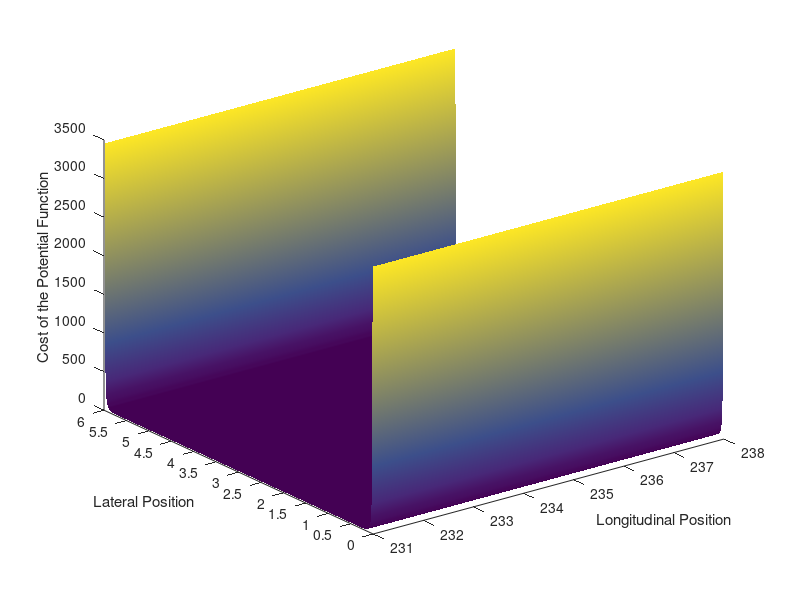

This figure's MATLAB source:
    clear all;
clc;
%% Data input (RL Potentail)

% decided that the global origin moved along the boundary of the right lane
% along with the HV (host vehicle).

n_lanes= 2; % number of lanes
size_lane = 3; % width of lane in meters
road_len= 1000;  % length of the road in meters
data_count= 500;
Y_var= linspace(0, 6, data_count);
X_var= linspace(231, 238, data_count);
for i= 1:n_lanes-1
    loc_lane_bound(i) = i*size_lane; % Y location of the lane internal boundaries (does not include the outer boundaries of the road)
end
loc_road_bound = [0 n_lanes*size_lane]; % Y values of the boundaries of the road
% Two different potentials are to be generated: a lane potential and a road potential for a straight road
U_lane_fin= zeros(length(Y_var),length(X_var)); % Matrix defined to store the lane potential values
U_road_fin= zeros(length(Y_var),length(X_var)); % Matrix defined to store the road potential values

%% Lane Potential
A_lane = 2; % the height of the lane divider potential
sig_lane = 0.3* size_lane; % determines how quickly the potential rises/falls and is proportional to the lane width
for i= 1:n_lanes-1
    for j= 1:length(Y_var)
        for k= 1:length(X_var)
            U_lane(i,j,k)= A_lane* exp(-((Y_var(j)- loc_lane_bound(i))^2/(2* sig_lane^2)));
        end
    end
end
for i=1:n_lanes-1
    U_lane_temp1= U_lane(i,:,:);
    U_lane_temp2= squeeze(U_lane_temp1);
    U_lane_fin= U_lane_fin+ U_lane_temp2;
end

% surf(X_var,Y_var,U_lane_fin);
% shading interp;

%% Road Potential
% eta= 1000;
% a= 2;
% b=100000;
eta= 1;
a= 1;
b=100;
for i= 1:length(loc_road_bound)
    for j= 1:length(Y_var)
        for k= 1:length(X_var)
            U_road(i,j,k)= 0.5* eta * (1/(Y_var(j)- loc_road_bound(i)))^2;
%             U_road(i,j,k)= b*(exp(a*(Y_var(j)-4.5))-a*(Y_var(j)-4.5)-1)+ 0.5* eta * (1/(Y_var(j)- loc_road_bound(i)))^2;
%             U_road(i,j,k)= b*(exp(-a*(Y_var(j)-1.5))+a*(Y_var(j)-1.5)-1)+ 0.5* eta * (1/(Y_var(j)- loc_road_bound(i)))^2;
%             U_obst(i,j,k)= 
        end
    end
end
for i=1:length(loc_road_bound)
    U_road_temp1= U_road(i,:,:);
    U_road_temp2= squeeze(U_road_temp1);
    U_road_fin= U_road_fin+ U_road_temp2;
end

% surf(X_var,Y_var,U_road_fin);
% shading interp;

%% Road + Lane Potential

U_RplusL = U_road_fin;

surf(X_var,Y_var,U_RplusL);
shading interp;
grid off;
xlabel('Longitudinal Position')
ylabel('Lateral Position')
zlabel('Cost of the Potential Function')
yticks(0:0.5:6)
ytickangle(45)
% legend(s, 'Cost around the Obstacle')
% legend
